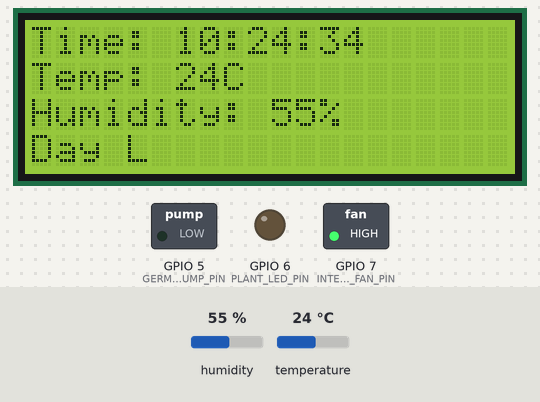
Bench run of a sketch on a simulated ESP32-S3. Shown: 20×4 character LCD, switched loads named in the sketch (green lamp = pin HIGH), output pins drawn as LEDs (lit = HIGH). The test bench sets the inputs (shaded band); at power-on: humidity 55 %, temperature 24 °C. WiFi joins after 1.5 s; servers stay silent unless stated; network time is answered at once with the bench clock; the local clock reads 2024-03-15 10:24:30 at power-on unless the sketch sets it; what the sketch prints to the serial monitor is not drawn.

Above: at 4.8 s.
4.9 s: humidity set to 22 %
At 6.6 s:
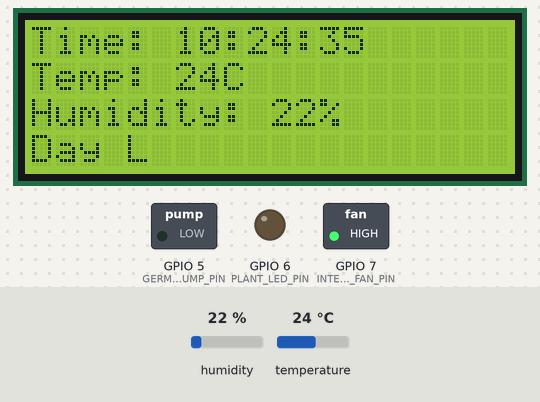
8.3 s: temperature set to 12 °C
At 10.8 s:
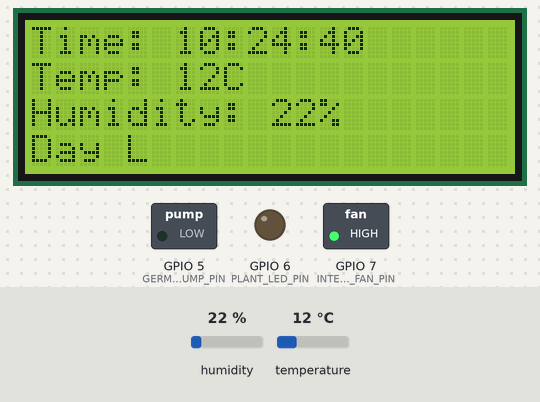
12.6 s: humidity set to 40 %
At 15.1 s:
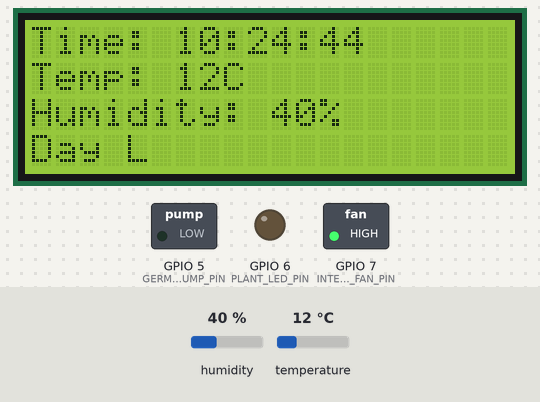
16.8 s: temperature set to 19 °C
At 19.3 s:
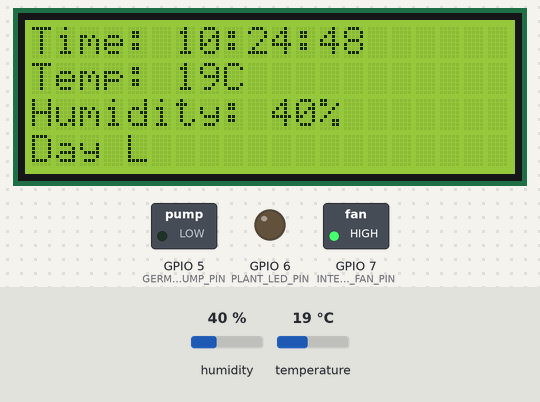
Timing chart, 0 to 20.8 s (numbered marks = the images above; inputs shaded):
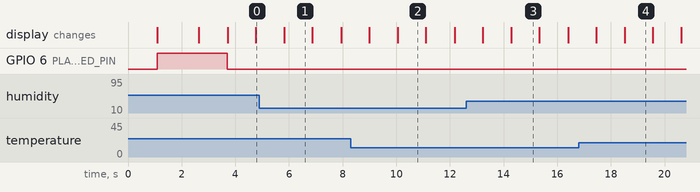

The sketch:

final_angle_all_sensor_0831.ino
```cpp
#include <WiFi.h>
#include <NTPClient.h>
#include <WiFiUdp.h>
#include <SimpleDHT.h>
#include <Wire.h>
#include <LiquidCrystal_I2C.h>

// WiFi 설정
const char* ssid = "TP-Link_0744";
const char* password = "75317768";

// 릴레이 핀 설정
const int INTERNAL_FAN_PIN = 7;         // 쿨링팬 (1시간 간격 3분 작동)
const int GROWTH_PUMP_PIN = 4;          // 성장용 워터펌프 (1시간 간격 2분20초 작동)
const int GERMINATION_PUMP_PIN = 5;     // 발아용 워터펌프 (1시간 간격 1분 작동)
const int PLANT_LED_PIN = 6;            // 식물용 LED (오전 5시~저녁 21시)

// 센서 핀 설정
const int DHT11_PIN = 2;                // DHT11 온습도 센서

// DHT11 센서 및 LCD 초기화
SimpleDHT11 dht11(DHT11_PIN);
LiquidCrystal_I2C lcd(0x27, 20, 4);     // 20x4 LCD

// 릴레이 제어 상수 (각 핀별로 개별 설정)
// 7번 핀 - 쿨링팬 릴레이
const int PIN7_ON = LOW;                // 7번 핀 켜짐
const int PIN7_OFF = HIGH;              // 7번 핀 꺼짐

// 4번 핀 - 성장용 펌프 릴레이
const int PIN4_ON = HIGH;               // 4번 핀 켜짐
const int PIN4_OFF = LOW;               // 4번 핀 꺼짐

// 5번 핀 - 발아용 펌프 릴레이
const int PIN5_ON = HIGH;               // 5번 핀 켜짐
const int PIN5_OFF = LOW;               // 5번 핀 꺼짐

// 6번 핀 - LED 릴레이
const int PIN6_ON = LOW;                // 6번 핀 켜짐
const int PIN6_OFF = HIGH;              // 6번 핀 꺼짐

// NTP 클라이언트 설정 (한국 시간대 +9시간)
WiFiUDP ntpUDP;
NTPClient timeClient(ntpUDP, "pool.ntp.org", 32400, 60000);

// 타이머 변수
unsigned long pumpStartTime = 0;
bool pumpRunning = false;
int lastMinute = -1;

// 상태 전송 타이머 (제트슨 나노와의 시리얼 통신용)
unsigned long lastStatusSend = 0;

// 센서 및 LCD 업데이트 타이머
unsigned long lastSensorRead = 0;
unsigned long lastLCDUpdate = 0;

// 센서 데이터 변수
byte temperature = 0;
byte humidity = 0;

// 모드 상태 플래그 (전역 변수로 이동)
static bool nightModeActivated = false;
static bool dayModeActivated = false;

void setup() {
    Serial.begin(115200);
    delay(1000);

    Serial.println("WiFi Plant Monitor 시작");

    // LCD 초기화
    lcd.init();
    lcd.backlight();
    lcd.clear();

    // 시작 메시지 표시
    lcd.setCursor(0, 0);
    lcd.print("Plant Monitor v1.0");
    lcd.setCursor(0, 1);
    lcd.print("Starting...");

    // 릴레이 핀 초기화
    pinMode(INTERNAL_FAN_PIN, OUTPUT);
    pinMode(GROWTH_PUMP_PIN, OUTPUT);
    pinMode(GERMINATION_PUMP_PIN, OUTPUT);
    pinMode(PLANT_LED_PIN, OUTPUT);

    // 초기 상태는 모두 OFF
    digitalWrite(INTERNAL_FAN_PIN, PIN7_OFF);
    digitalWrite(GROWTH_PUMP_PIN, PIN4_OFF);
    digitalWrite(GERMINATION_PUMP_PIN, PIN5_OFF);
    digitalWrite(PLANT_LED_PIN, PIN6_OFF);

    setupWiFi();

    Serial.println("설정 완료");

    // LCD 초기 화면
    lcd.clear();
    lcd.setCursor(0, 0);
    lcd.print("Ready!");
    delay(1000);
}

void setupWiFi() {
    Serial.print("WiFi 연결 중: ");
    Serial.println(ssid);

    WiFi.begin(ssid, password);

    int attempts = 0;
    while (WiFi.status() != WL_CONNECTED && attempts < 30) {
        delay(500);
        Serial.print(".");
        attempts++;

        // 연결 시도 중 모든 릴레이 OFF
        digitalWrite(INTERNAL_FAN_PIN, PIN7_OFF);
        digitalWrite(GROWTH_PUMP_PIN, PIN4_OFF);
        digitalWrite(GERMINATION_PUMP_PIN, PIN5_OFF);
        digitalWrite(PLANT_LED_PIN, PIN6_OFF);
    }

    if (WiFi.status() == WL_CONNECTED) {
        Serial.println();
        Serial.println("WiFi 연결 성공!");
        Serial.print("IP 주소: ");
        Serial.println(WiFi.localIP());

        // NTP 클라이언트 시작
        timeClient.begin();
        Serial.println("NTP 시간 동기화 시작");

        // 첫 시간 동기화 강제 실행
        while(!timeClient.update()) {
            timeClient.forceUpdate();
            delay(500);
        }

        Serial.println("시간 동기화 완료!");

    } else {
        Serial.println();
        Serial.println("WiFi 연결 실패! 재시도 중...");
        delay(5000);
        setupWiFi(); // 재귀 호출로 다시 시도
    }
}

void checkWiFi() {
    if (WiFi.status() != WL_CONNECTED) {
        Serial.println("WiFi 연결 끊김 - 재연결 시도");

        // 안전을 위해 모든 릴레이 OFF
        digitalWrite(INTERNAL_FAN_PIN, PIN7_OFF);
        digitalWrite(GROWTH_PUMP_PIN, PIN4_OFF);
        digitalWrite(GERMINATION_PUMP_PIN, PIN5_OFF);
        digitalWrite(PLANT_LED_PIN, PIN6_OFF);

        setupWiFi();
    }
}

void sendStatusToJetson() {
    // 제트슨 나노에 현재 상태 전송 (시리얼 통신용)
    String ledStatus = (digitalRead(PLANT_LED_PIN) == PIN6_ON) ? "ON" : "OFF";
    String fanStatus = (digitalRead(INTERNAL_FAN_PIN) == PIN7_ON) ? "ON" : "OFF";
    String growthPumpStatus = (digitalRead(GROWTH_PUMP_PIN) == PIN4_ON) ? "ON" : "OFF";
    String germPumpStatus = (digitalRead(GERMINATION_PUMP_PIN) == PIN5_ON) ? "ON" : "OFF";

    Serial.print("STATUS:");
    Serial.print("LED=" + ledStatus);
    Serial.print(",FAN=" + fanStatus);
    Serial.print(",GROWTH=" + growthPumpStatus);
    Serial.print(",GERM=" + germPumpStatus);
    Serial.print(",TEMP=" + String((int)temperature));
    Serial.println(",HUM=" + String((int)humidity));
}

void readDHT11Sensor() {
    // 2초마다 DHT11 센서 읽기
    if (millis() - lastSensorRead >= 2000) {
        int err = SimpleDHTErrSuccess;
        if ((err = dht11.read(&temperature, &humidity, NULL)) != SimpleDHTErrSuccess) {
            Serial.print("DHT11 읽기 실패, err=");
            Serial.println(SimpleDHTErrCode(err));
            // 에러 시 이전 값 유지
        } else {
            Serial.print("DHT11 OK: ");
            Serial.print((int)temperature);
            Serial.print("°C, ");
            Serial.print((int)humidity);
            Serial.println("%");
        }
        lastSensorRead = millis();
    }
}

void updateLCD(int hour, int minute, int second) {
    // 1초마다 LCD 업데이트
    if (millis() - lastLCDUpdate >= 1000) {
        lcd.clear();

        // 첫 번째 줄: 시간
        lcd.setCursor(0, 0);
        lcd.print("Time: ");
        if (hour < 10) lcd.print("0");
        lcd.print(hour);
        lcd.print(":");
        if (minute < 10) lcd.print("0");
        lcd.print(minute);
        lcd.print(":");
        if (second < 10) lcd.print("0");
        lcd.print(second);

        // 두 번째 줄: 온도
        lcd.setCursor(0, 1);
        lcd.print("Temp: ");
        lcd.print((int)temperature);
        lcd.print("C");

        // 세 번째 줄: 습도
        lcd.setCursor(0, 2);
        lcd.print("Humidity: ");
        lcd.print((int)humidity);
        lcd.print("%");

        // 네 번째 줄: 상태 표시
        lcd.setCursor(0, 3);

        // 현재 모드 표시
        if (hour >= 21 || hour < 5) {
            lcd.print("Mode: NIGHT");
        } else {
            String status = "Day ";
            if (digitalRead(PLANT_LED_PIN) == PIN6_ON) status += "L";
            if (digitalRead(INTERNAL_FAN_PIN) == PIN7_ON) status += "F";
            if (digitalRead(GROWTH_PUMP_PIN) == PIN4_ON) status += "G";
            if (digitalRead(GERMINATION_PUMP_PIN) == PIN5_ON) status += "S";
            if (status == "Day ") status += "OFF";
            lcd.print(status);
        }

        lastLCDUpdate = millis();
    }
}

void controlLED(int hour) {
    // 오전 5시부터 오후 9시(21시)까지 LED 켜짐
    bool shouldBeOn = (hour >= 5 && hour < 21);
    bool currentState = (digitalRead(PLANT_LED_PIN) == PIN6_ON);

    if (shouldBeOn != currentState) {
        if (shouldBeOn) {
            digitalWrite(PLANT_LED_PIN, PIN6_ON);
            Serial.print("LED: ON (주간 모드 ");
            Serial.print(hour);
            Serial.println(":xx)");
        } else {
            digitalWrite(PLANT_LED_PIN, PIN6_OFF);
            Serial.print("LED: OFF (야간 모드 ");
            Serial.print(hour);
            Serial.println(":xx)");
        }
    }
}

void controlPumps(int minute, int hour) {
    // 오후 9시부터 오전 5시까지는 펌프 작동 안 함 (야간 모드)
    if (hour >= 21 || hour < 5) {
        // 야간 모드: 모든 펌프와 팬 OFF
        if (pumpRunning) {
            digitalWrite(INTERNAL_FAN_PIN, PIN7_OFF);
            digitalWrite(GROWTH_PUMP_PIN, PIN4_OFF);
            digitalWrite(GERMINATION_PUMP_PIN, PIN5_OFF);
            Serial.println("야간 모드: 모든 펌프 및 팬 정지");
            pumpRunning = false;
        }
        return;
    }

    // 디버깅 출력 (주간 모드에서만)
    static int lastDebugMinute = -1;
    if (minute != lastDebugMinute) {
        Serial.print("펌프 체크 - 현재 분: ");
        Serial.print(minute);
        Serial.print(", 이전 분: ");
        Serial.print(lastMinute);
        Serial.print(", 펌프 실행 중: ");
        Serial.println(pumpRunning ? "예" : "아니오");
        lastDebugMinute = minute;
    }

    // 주간 모드(5:00-21:00)에서만 매시 0분에 워터펌프 동작 시작
    if (minute == 0 && lastMinute != 0 && !pumpRunning) {
        Serial.println("=== 워터펌프 사이클 시작 (주간 모드) ===");

        // 모든 펌프와 팬 동시 시작
        digitalWrite(INTERNAL_FAN_PIN, PIN7_ON);
        digitalWrite(GROWTH_PUMP_PIN, PIN4_ON);
        digitalWrite(GERMINATION_PUMP_PIN, PIN5_ON);

        pumpStartTime = millis();
        pumpRunning = true;

        Serial.println("쿨링팬 시작 (3분간)");
        Serial.println("성장용 펌프 시작 (2분20초간)");
        Serial.println("발아용 펌프 시작 (1분간)");
    }

    // 펌프 동작 시간 제어 (주간 모드에서만)
    if (pumpRunning) {
        unsigned long elapsed = millis() - pumpStartTime;

        // 1분 후 발아용 펌프 OFF (60초)
        if (elapsed >= 120000 && digitalRead(GERMINATION_PUMP_PIN) == PIN5_ON) {
            digitalWrite(GERMINATION_PUMP_PIN, PIN5_OFF);
            Serial.println("발아용 펌프 정지 (1분 완료)");
        }

        // 2분 20초 후 성장용 펌프 OFF (140초)
        if (elapsed >= 240000 && digitalRead(GROWTH_PUMP_PIN) == PIN4_ON) {
            digitalWrite(GROWTH_PUMP_PIN, PIN4_OFF);
            Serial.println("성장용 펌프 정지 (2분20초 완료)");
        }

        // 3분 후 쿨링팬 OFF 및 사이클 완료 (180초)
        if (elapsed >= 180000) {
            digitalWrite(INTERNAL_FAN_PIN, PIN7_OFF);
            Serial.println("쿨링팬 정지 (3분 완료)");
            Serial.println("=== 워터펌프 사이클 종료 ===");
            pumpRunning = false;
        }
    }

    lastMinute = minute;
}

void loop() {
    // WiFi 연결 상태 체크 (30초마다)
    static unsigned long lastWiFiCheck = 0;
    if (millis() - lastWiFiCheck >= 30000) {
        checkWiFi();
        lastWiFiCheck = millis();
    }

    // DHT11 센서 읽기
    readDHT11Sensor();

    // 시간 업데이트 (WiFi 연결된 경우만)
    if (WiFi.status() == WL_CONNECTED) {
        timeClient.update();

        int hour = timeClient.getHours();
        int minute = timeClient.getMinutes();
        int second = timeClient.getSeconds();

        // LCD 업데이트
        updateLCD(hour, minute, second);

        // 매 10초마다 시간 출력 (디버깅용)
        static unsigned long lastTimeDisplay = 0;
        if (millis() - lastTimeDisplay >= 10000) {
            Serial.print("현재 시간 (한국): ");
            if (hour < 10) Serial.print("0");
            Serial.print(hour);
            Serial.print(":");
            if (minute < 10) Serial.print("0");
            Serial.print(minute);
            Serial.print(":");
            if (second < 10) Serial.print("0");
            Serial.print(second);
            Serial.print(" (lastMinute: ");
            Serial.print(lastMinute);
            if (hour >= 21 || hour < 5) {
                Serial.print(") - 야간 모드");
            } else {
                Serial.print(") - 주간 모드");
            }
            Serial.println();
            lastTimeDisplay = millis();
        }

        // 시간대별 제어
        if (hour >= 21 || hour < 5) {
            // 야간 모드 (오후 9시 ~ 오전 5시): 모든 장치 OFF
            if (!nightModeActivated) {
                digitalWrite(INTERNAL_FAN_PIN, PIN7_OFF);
                digitalWrite(GROWTH_PUMP_PIN, PIN4_OFF);
                digitalWrite(GERMINATION_PUMP_PIN, PIN5_OFF);
                digitalWrite(PLANT_LED_PIN, PIN6_OFF);
                Serial.println("=== 야간 모드 활성화: 모든 장치 OFF ===");
                pumpRunning = false; // 펌프 사이클 강제 종료
                nightModeActivated = true;
                dayModeActivated = false; // 주간 모드 플래그 리셋
            }
        } else {
            // 주간 모드 (오전 5시 ~ 오후 9시): 정상 동작
            if (!dayModeActivated) {
                Serial.println("=== 주간 모드 활성화: 정상 동작 시작 ===");
                dayModeActivated = true;
                nightModeActivated = false; // 야간 모드 플래그 리셋
            }

            // LED 제어
            controlLED(hour);

            // 펌프 제어 (시간 정보 추가)
            controlPumps(minute, hour);
        }

    } else {
        // WiFi 미연결시 안전 모드
        digitalWrite(INTERNAL_FAN_PIN, PIN7_OFF);
        digitalWrite(GROWTH_PUMP_PIN, PIN4_OFF);
        digitalWrite(GERMINATION_PUMP_PIN, PIN5_OFF);
        digitalWrite(PLANT_LED_PIN, PIN6_OFF);

        Serial.println("WiFi 미연결 - 안전 모드 (모든 릴레이 OFF)");

        // WiFi 미연결 시 LCD 표시
        lcd.clear();
        lcd.setCursor(0, 0);
        lcd.print("WiFi Disconnected");
        lcd.setCursor(0, 1);
        lcd.print("Reconnecting...");
        lcd.setCursor(0, 2);
        lcd.print("Temp: ");
        lcd.print((int)temperature);
        lcd.print("C");
        lcd.setCursor(0, 3);
        lcd.print("Humidity: ");
        lcd.print((int)humidity);
        lcd.print("%");
    }

    // 제트슨 나노에 상태 전송 (5초마다)
    if (millis() - lastStatusSend >= 5000) {
        sendStatusToJetson();
        lastStatusSend = millis();
    }

    delay(200); // CPU 부하 줄이기
}
```

Measured:
- what the display in image 2 shows lasts 1.0 s, from 10.1 s to 11.1 s
